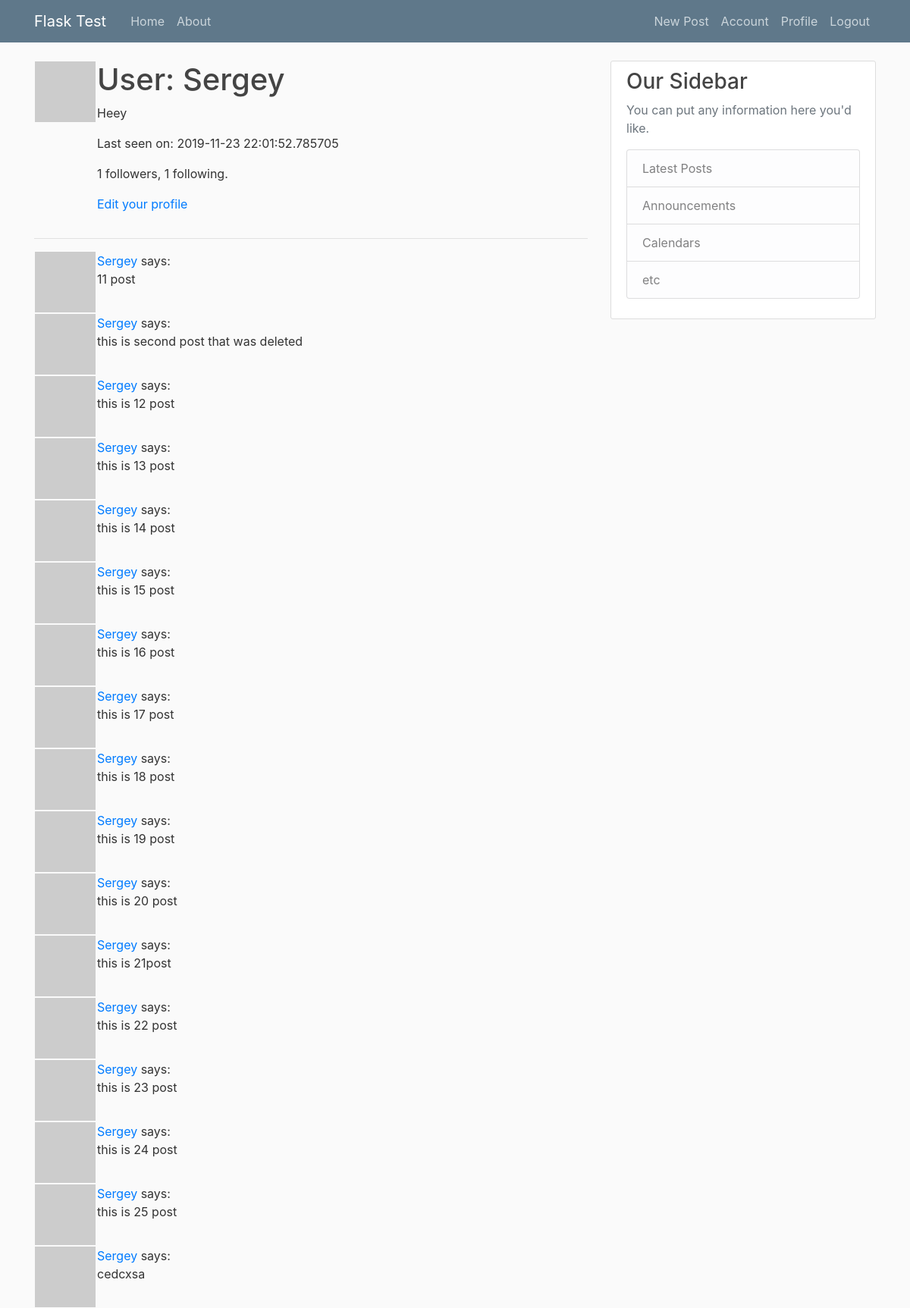
The page /user/Sergey (signed in) on the database its author committed.
### flaskblog/models.py (models this page shows, shortened)
class User(db.Model, UserMixin):
	id = db.Column(db. Integer, primary_key=True)
	username = db.Column(db.String(20), unique=True, nullable=False)
	email = db.Column(db.String(120), unique=True, nullable=False)
	image_file = db.Column(db.String(20), nullable=False, default='default.jpg')
	password = db.Column(db.String(60), nullable=False)
	posts = db.relationship('Post', backref='author', lazy=True)
	about_me = db.Column(db.String(140))
	last_seen = db.Column(db.DateTime, default=datetime.utcnow)
	def avatar(self, size):
		digest = md5(self.email.lower().encode('utf-8')).hexdigest()
		return 'https://www.gravatar.com/avatar/{}?d=identicon&s={}'.format(
			digest, size)
	followed = db.relationship(
		'User', secondary=followers,
		primaryjoin=(followers.c.follower_id == id),
		secondaryjoin=(followers.c.followed_id == id),
		backref=db.backref('followers', lazy='dynamic'), lazy='dynamic')

class Post(db.Model):
	id = db.Column(db.Integer, primary_key=True)
	title = db.Column(db.String(100), nullable=False)
	date_posted = db.Column(db.DateTime, nullable=False, default=datetime.utcnow)
	content = db.Column(db.Text, nullable=False)
	user_id = db.Column(db.Integer, db.ForeignKey('user.id'), nullable=False)

### flaskblog/routes.py (the view)
@app.route('/user/<username>')
@login_required
def user(username):
    user = User.query.filter_by(username=username).first_or_404()
    page = request.args.get('page', 1, type=int)
    posts = Post.query.filter_by(user_id=user.id).paginate(page, 20, False)
    return render_template('user.html', user=user, posts=posts.items)

### flaskblog/models.py (called while the page is built)
@login_manager.user_loader
def load_user(user_id):
	return User.query.get(int(user_id))

### flaskblog/routes.py (called while the page is built)
@app.before_request
def before_request():
	if current_user.is_authenticated:
		current_user.last__seen = datetime.utcnow()
		db.session.commit()

### flaskblog/templates/user.html
{% extends "layout.html" %}
{% block content %}
    <table>
        <tr valign="top">
            <td><img src="{{ user.avatar(128) }}"></td>
            <td>
                <h1>User: {{ user.username }}</h1>
                {% if user.about_me %}<p>{{ user.about_me }}</p>{% endif %}
                {% if user.last_seen %}<p>Last seen on: {{ user.last_seen }}</p>{% endif %}
                <p>{{ user.followers.count() }} followers, {{ user.followed.count() }} following.</p>
                {% if user == current_user %}
                    <p><a href="{{ url_for('edit_profile') }}">Edit your profile</a></p>
                {% elif not current_user.is_following(user) %}
                    <p><a href="{{ url_for('follow', username=user.username) }}">Follow</a></p>
                {% else %}
                    <p><a href="{{ url_for('unfollow', username=user.username) }}">Unfollow</a></p>
                {% endif %}
            </td>
        </tr>
    </table>
    <hr>
    {% for post in posts %}
        {% include '_post.html' %}
    {% endfor %}
{% endblock %}

### flaskblog/templates/_post.html
<table>
    <tr valign="top">
        <td><img src="{{ post.author.avatar(36) }}"></td>
        <td><a href="{{ url_for('user', username=post.author.username) }}">{{ post.author.username }}</a> says:<br>{{ post.content }}<br><br></td>
    </tr>
</table>

### flaskblog/static/main.css (style rules this page uses)
body { background: #fafafa; color: #333333; margin-top: 5rem; }
h1, h2, h3, h4, h5, h6 { color: #444444; }

### rows shown on the page
User: username "Sergey", about_me "Heey", last_seen "2019-11-23 22:01:52.785705"
Post: author.username "Sergey", content "11 post"
Post: author.username "Sergey", content "this is second post that was deleted"
Post: author.username "Sergey", content "this is 12 post"
Post: author.username "Sergey", content "this is 13 post"
Post: author.username "Sergey", content "this is 14 post"
Post: author.username "Sergey", content "this is 15 post"
Post: author.username "Sergey", content "this is 16 post"
Post: author.username "Sergey", content "this is 17 post"
Post: author.username "Sergey", content "this is 18 post"
Post: author.username "Sergey", content "this is 19 post"
Post: author.username "Sergey", content "this is 20 post"
Post: author.username "Sergey", content "this is 21post"
Post: author.username "Sergey", content "this is 22 post"
Post: author.username "Sergey", content "this is 23 post"
Post: author.username "Sergey", content "this is 24 post"
Post: author.username "Sergey", content "this is 25 post"
Post: author.username "Sergey", content "cedcxsa"

### other values the page prints
{{ user.followers.count() }} "1"
{{ user.followed.count() }} "1"
